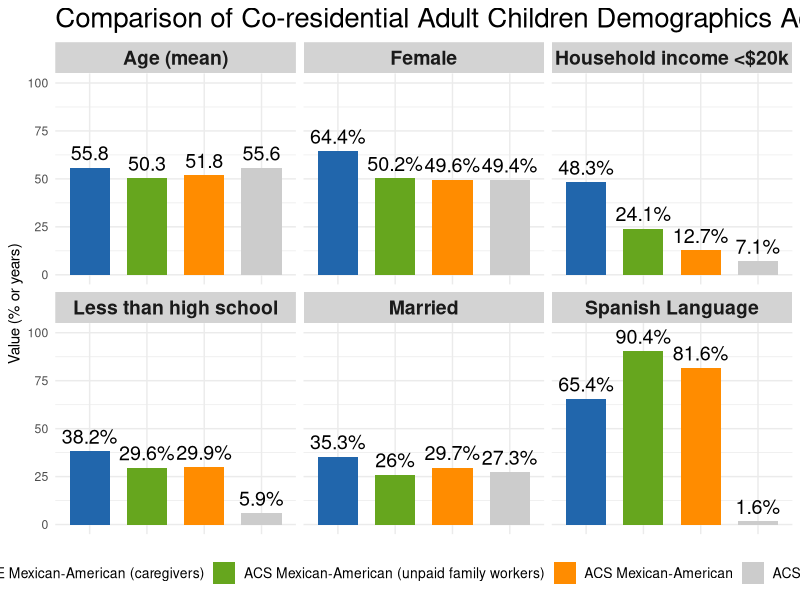
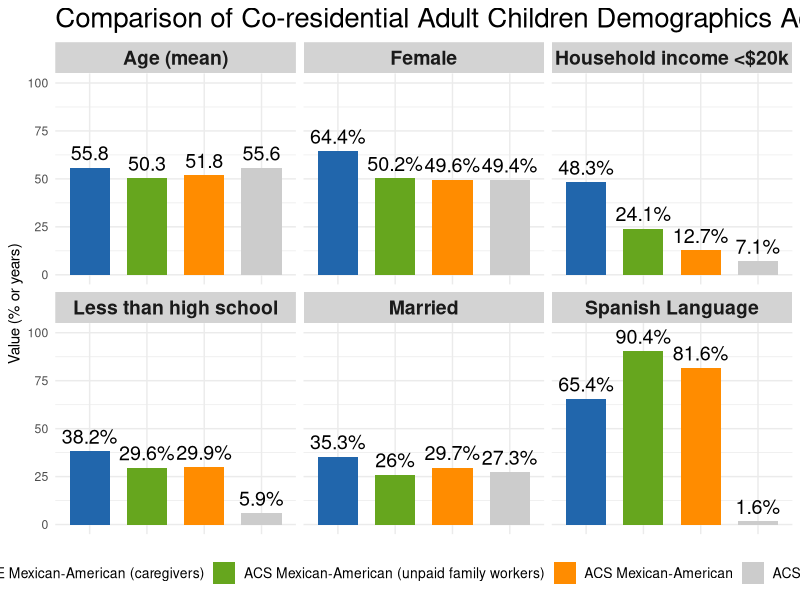

The R script that drew these images, in order:
#=======================================================================================================#
# Anna Bokun 
# Postdoc, Population Research Center, University of Texas at Austin

# "Can I Afford to Support My Aging Parents? Financial Challenges of Adult Children Caregivers: The Cost of Living Together with an Aging Parent"
# PAA 2025

# Figure comparing significant associations of HEPESE vs ACS caregiver demographics 

# Script created in RStudio ("Cranberry Hibiscus")
# updated 2/26/2025
#=======================================================================================================#

library(ggplot2)
library(dplyr)
library(tidyr)
library(scales)

# Create the dataset (from Table in the paper) - now with four groups
df <- data.frame(
  Characteristic = c("Age (mean)", "Female", "Less than high school", "Married",
                     "Household income <$20k", "Spanish Language"),
  HEPESE_MexicanAmerican = c(55.78, 64.4, 38.2, 35.3, 48.3, 65.4),
  ACS_MexicanAmerican = c(51.83, 49.6, 29.9, 29.7, 12.7, 81.6),
  ACS_NonHispanicWhite = c(55.64, 49.4, 5.9, 27.3, 7.1, 1.6),
  ACS_MexAm_UnpaidFamilyWorker = c(50.34, 50.2, 29.6, 26.0, 24.1, 90.4)
)

# Convert to long format for ggplot
df_long <- df %>%
  pivot_longer(cols = -Characteristic, names_to = "Group", values_to = "Value") %>%
  # Reorder factor levels for the groups to control legend order
  mutate(Group = factor(Group, levels = c("HEPESE_MexicanAmerican", 
                                          "ACS_MexAm_UnpaidFamilyWorker", 
                                          "ACS_MexicanAmerican", 
                                          "ACS_NonHispanicWhite")))

# Format labels appropriately based on variable type
df_long <- df_long %>%
  mutate(Is_Percentage = ifelse(Characteristic == "Age (mean)", FALSE, TRUE),
         Value_Display = ifelse(Is_Percentage, 
                                paste0(round(Value, 1), "%"), 
                                as.character(round(Value, 1))))

# Define a better color scheme with a fourth color
colors <- c("HEPESE_MexicanAmerican" = "#2166AC", 
            "ACS_MexicanAmerican" = "darkorange", 
            "ACS_NonHispanicWhite" = "#CCCCCC",
            "ACS_MexAm_UnpaidFamilyWorker" = "#66A61E")  # Added a green color for unpaid workers

# Create better labels for the legend
legend_labels <- c(
  "HEPESE Mexican American (n=191)",
  "ACS Mexican American (n=2,696)",
  "ACS Non-Hispanic White (n=6,038)",
  "ACS Mexican-American Unpaid Family Worker (n=1,401)"
)

# Create the plot with a single legend at the bottom
p <- ggplot(df_long, aes(x = Group, y = Value, fill = Group)) +
  geom_bar(stat = "identity", position = position_dodge(), width = 0.7) +
  geom_text(aes(label = Value_Display), 
            position = position_dodge(width = 0.7), 
            vjust = -0.5, size = 5) +
  facet_wrap(~ Characteristic, scales = "fixed") +
  scale_fill_manual(values = colors,
                    labels = c("HEPESE Mexican-American (caregivers)", 
                               "ACS Mexican-American (unpaid family workers)",
                               "ACS Mexican-American", 
                               "ACS Non-Hispanic White")) +
  scale_y_continuous(limits = c(0, 100)) +
  labs(title = "Comparison of Co-residential Adult Children Demographics Across Samples",
       x = NULL,
       y = "Value (% or years)") +
  theme_minimal() +
  theme(plot.title = element_text(size = 20),
        legend.position = "bottom",
        legend.title = element_blank(),
        legend.text = element_text(size = 10),  # Made legend text smaller to fit all groups
        axis.text.x = element_blank(),  # Remove x-axis text completely
        axis.ticks.x = element_blank(),  # Remove x-axis ticks
        strip.background = element_rect(fill = "lightgray", color = NA),
        strip.text = element_text(face = "bold", size = 14))

print(p)

# Save 
ggsave(
  "caregiver_demographics_comparison.png",  # File name
  plot = p,                                # Your plot object
  width = 12,                              # Width in inches
  height = 7,                              # Height in inches
  dpi = 300,                               # Resolution (300 dpi is print quality)
  bg = "white"                             # White background
)